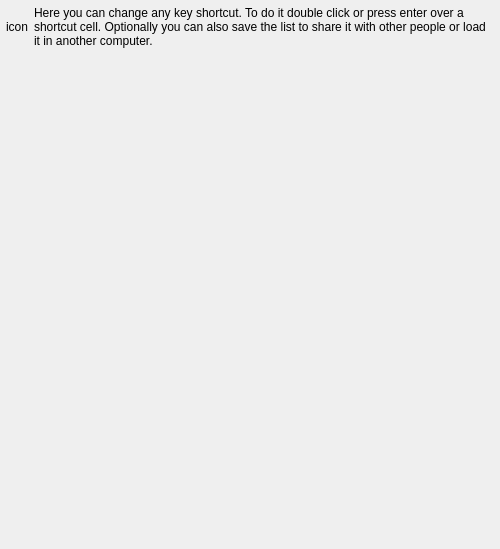
<?xml version="1.0" encoding="UTF-8"?>
<ui version="4.0">
 <class>PrefInput</class>
 <widget class="QWidget" name="PrefInput">
  <property name="geometry">
   <rect>
    <x>0</x>
    <y>0</y>
    <width>500</width>
    <height>549</height>
   </rect>
  </property>
  <layout class="QVBoxLayout">
   <property name="margin">
    <number>0</number>
   </property>
   <item>
    <widget class="QFrame" name="input_tab">
     <layout class="QVBoxLayout">
      <property name="spacing">
       <number>6</number>
      </property>
      <property name="margin">
       <number>6</number>
      </property>
      <item>
       <layout class="QHBoxLayout">
        <property name="spacing">
         <number>6</number>
        </property>
        <property name="margin">
         <number>0</number>
        </property>
        <item>
         <widget class="QLabel" name="keyboard_icon">
          <property name="text">
           <string>icon</string>
          </property>
          <property name="wordWrap">
           <bool>false</bool>
          </property>
         </widget>
        </item>
        <item>
         <widget class="QLabel" name="actioneditor_desc">
          <property name="sizePolicy">
           <sizepolicy hsizetype="Expanding" vsizetype="Preferred">
            <horstretch>0</horstretch>
            <verstretch>0</verstretch>
           </sizepolicy>
          </property>
          <property name="text">
           <string>Here you can change any key shortcut. To do it double click or press enter over a shortcut cell. Optionally you can also save the list to share it with other people or load it in another computer.</string>
          </property>
          <property name="alignment">
           <set>Qt::AlignVCenter</set>
          </property>
          <property name="wordWrap">
           <bool>true</bool>
          </property>
         </widget>
        </item>
       </layout>
      </item>
      <item>
       <widget class="ActionsEditor" name="actions_editor" native="true">
        <property name="sizePolicy">
         <sizepolicy hsizetype="Expanding" vsizetype="Expanding">
          <horstretch>0</horstretch>
          <verstretch>0</verstretch>
         </sizepolicy>
        </property>
       </widget>
      </item>
     </layout>
    </widget>
   </item>
  </layout>
 </widget>
 <customwidgets>
  <customwidget>
   <class>ActionsEditor</class>
   <extends>QWidget</extends>
   <header>actionseditor.h</header>
  </customwidget>
 </customwidgets>
 <tabstops>
  <tabstop>input_tab</tabstop>
 </tabstops>
 <resources/>
 <connections/>
</ui>
